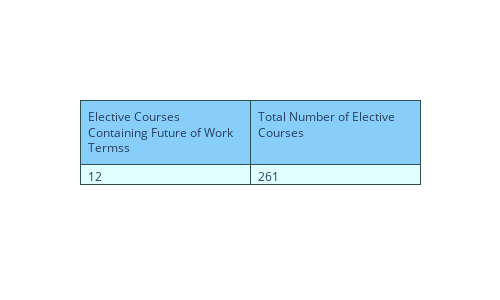
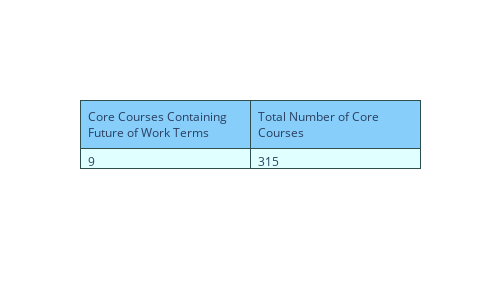

The cell these charts' notebook holds for them, in order:
### Code cell
import matplotlib.pyplot as plt
fig = go.Figure(data=[go.Table(
    header=dict(values=['Elective Courses Containing Future of Work Termss', 'Total Number of Elective Courses'],
                line_color='darkslategray',
                fill_color='lightskyblue',
                align='left'),
    cells=dict(values=[finaldf[(finaldf['Terms Count']>0) & (finaldf['Core / Elective']=='Elective')]['Terms Count'].count(), # 1st column
    len(finaldf[finaldf['Core / Elective']=='Elective'].values)], # 2nd column
               line_color='darkslategray',
               fill_color='lightcyan',
               align='left'))
])

fig.update_layout(width=500, height=300)
fig.show()
plt.pie([electivepercent, 1-electivepercent], labels=[ 'Future of Work Term Present', 'Future of Work Terms Absent'], autopct='%1.2f%%')
# plt.label('Elective Courses')
# plt.title('Elective Courses')
plt.show()


fig = go.Figure(data=[go.Table(
    header=dict(values=['Core Courses Containing Future of Work Terms', 'Total Number of Core Courses'],
                line_color='darkslategray',
                fill_color='lightskyblue',
                align='left'),
    cells=dict(values=[finaldf[(finaldf['Terms Count']>0) & (finaldf['Core / Elective']=='Core')]['Terms Count'].count(), # 1st column
    len(finaldf[finaldf['Core / Elective']=='Core'].values)], # 2nd column
               line_color='darkslategray',
               fill_color='lightcyan',
               align='left'))
])

fig.update_layout(width=500, height=300)
fig.show()

plt.pie([corepercent, 1-corepercent], labels=[ 'Future of Work Term Present', 'Future of Work Terms Absent'], autopct='%1.2f%%')
# plt.title('Core Courses')
plt.show()
# plt.label('Core Courses')
# plt.show()

### Figure 1 — Plotly figure (JSON) as saved in the notebook; plotly's stock layout.template omitted (floating-point values rounded to 4 significant figures)
{"data": [{"cells": {"align": "left", "fill": {"color": "lightcyan"}, "line": {"color": "darkslategray"}, "values": [12, 261]}, "header": {"align": "left", "fill": {"color": "lightskyblue"}, "line": {"color": "darkslategray"}, "values": ["Elective Courses Containing Future of Work Termss", "Total Number of Elective Courses"]}, "type": "table"}], "layout": {"height": 300, "width": 500}}

### Figure 2 — Plotly figure (JSON) as saved in the notebook; plotly's stock layout.template omitted (floating-point values rounded to 4 significant figures)
{"data": [{"cells": {"align": "left", "fill": {"color": "lightcyan"}, "line": {"color": "darkslategray"}, "values": [9, 315]}, "header": {"align": "left", "fill": {"color": "lightskyblue"}, "line": {"color": "darkslategray"}, "values": ["Core Courses Containing Future of Work Terms", "Total Number of Core Courses"]}, "type": "table"}], "layout": {"height": 300, "width": 500}}
